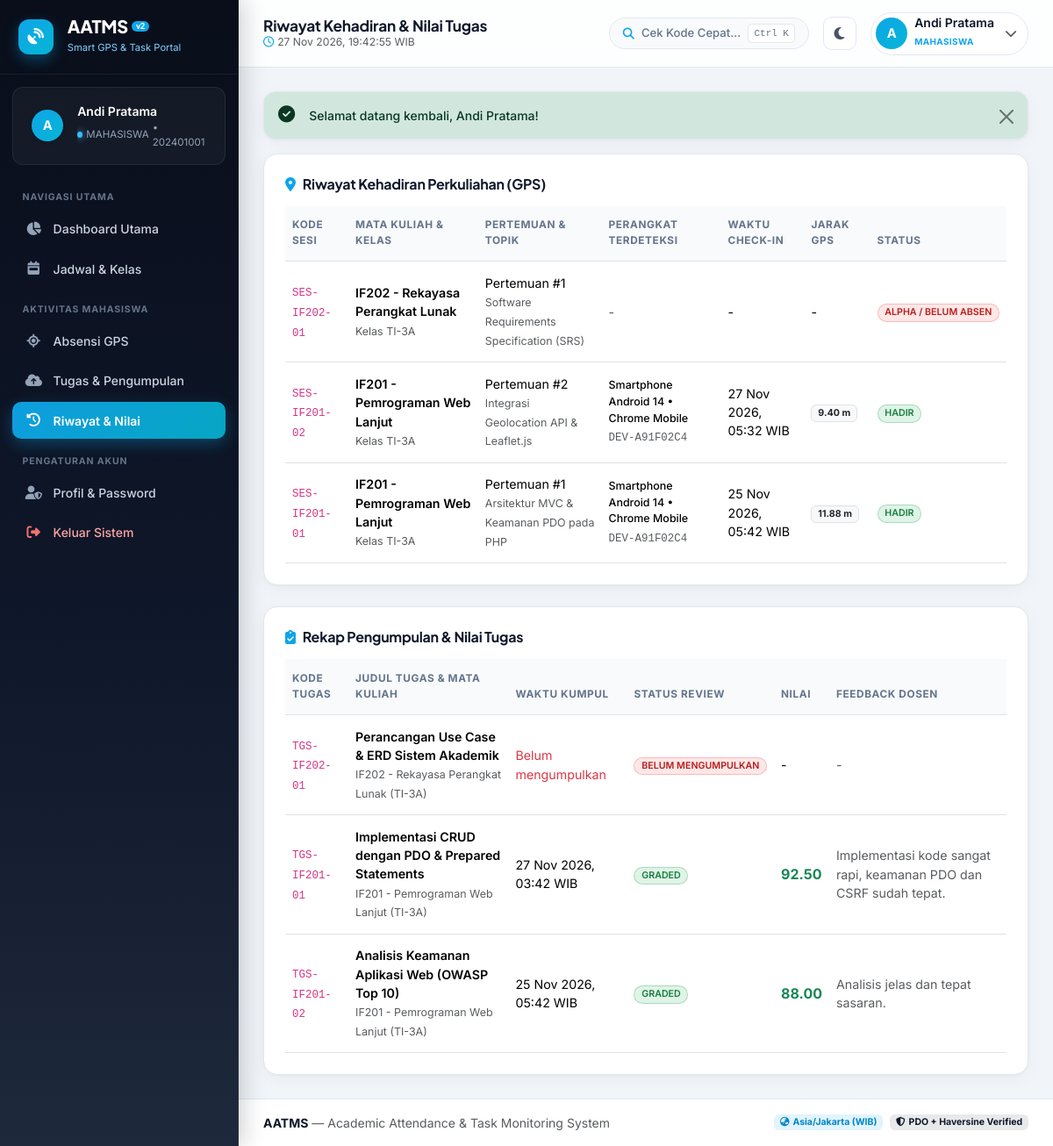
The app's page /public/mahasiswa/history.php (signed in) with its own data.
### tables this page shows
CREATE TABLE `attendance_sessions` (
  `id` INT AUTO_INCREMENT PRIMARY KEY,
  `class_id` INT NOT NULL,
  `dosen_id` INT NOT NULL,
  `session_code` VARCHAR(20) NOT NULL UNIQUE,
  `meeting_number` INT NOT NULL,
  `topic` VARCHAR(255) NOT NULL,
  `target_lat` DECIMAL(10, 8) NOT NULL,
  `target_lng` DECIMAL(11, 8) NOT NULL,
  `radius_meters` INT NOT NULL DEFAULT 100,
  `opened_at` DATETIME NOT NULL,
  `closed_at` DATETIME NOT NULL,
  `status` ENUM('open','closed') NOT NULL DEFAULT 'open',
  CONSTRAINT `fk_att_sessions_class` FOREIGN KEY (`class_id`) REFERENCES `classes`(`id`) ON DELETE CASCADE ON UPDATE CASCADE,
  CONSTRAINT `fk_att_sessions_dosen` FOREIGN KEY (`dosen_id`) REFERENCES `users`(`id`) ON DELETE CASCADE ON UPDATE CASCADE
);

CREATE TABLE `courses` (
  `id` INT AUTO_INCREMENT PRIMARY KEY,
  `course_code` VARCHAR(20) NOT NULL UNIQUE,
  `course_name` VARCHAR(100) NOT NULL,
  `sks` TINYINT NOT NULL,
  `dosen_id` INT NOT NULL,
  `semester_id` INT NOT NULL,
  CONSTRAINT `fk_courses_dosen` FOREIGN KEY (`dosen_id`) REFERENCES `users`(`id`) ON DELETE RESTRICT ON UPDATE CASCADE,
  CONSTRAINT `fk_courses_semester` FOREIGN KEY (`semester_id`) REFERENCES `semesters`(`id`) ON DELETE RESTRICT ON UPDATE CASCADE
);

CREATE TABLE `classes` (
  `id` INT AUTO_INCREMENT PRIMARY KEY,
  `course_id` INT NOT NULL,
  `class_name` VARCHAR(50) NOT NULL,
  `schedule_day` VARCHAR(20) NOT NULL,
  `start_time` TIME NOT NULL,
  `end_time` TIME NOT NULL,
  `room` VARCHAR(50) NOT NULL,
  CONSTRAINT `fk_classes_course` FOREIGN KEY (`course_id`) REFERENCES `courses`(`id`) ON DELETE CASCADE ON UPDATE CASCADE
);

CREATE TABLE `attendances` (
  `id` INT AUTO_INCREMENT PRIMARY KEY,
  `session_id` INT NOT NULL,
  `student_id` INT NOT NULL,
  `check_in_time` DATETIME NOT NULL,
  `student_lat` DECIMAL(10, 8) NOT NULL,
  `student_lng` DECIMAL(11, 8) NOT NULL,
  `distance_meters` DECIMAL(10, 2) NOT NULL,
  `gps_accuracy` DECIMAL(10, 2) DEFAULT NULL,
  `device_info` VARCHAR(180) DEFAULT NULL,
  `device_fingerprint` VARCHAR(64) DEFAULT NULL,
  `ip_address` VARCHAR(45) DEFAULT NULL,
  `status` ENUM('hadir','terlambat','izin','sakit','alpha') NOT NULL DEFAULT 'hadir',
  `location_valid` TINYINT(1) NOT NULL DEFAULT 1,
  UNIQUE KEY `uq_session_student` (`session_id`, `student_id`),
  CONSTRAINT `fk_attendances_session` FOREIGN KEY (`session_id`) REFERENCES `attendance_sessions`(`id`) ON DELETE CASCADE ON UPDATE CASCADE,
  CONSTRAINT `fk_attendances_student` FOREIGN KEY (`student_id`) REFERENCES `users`(`id`) ON DELETE CASCADE ON UPDATE CASCADE
);

CREATE TABLE `tasks` (
  `id` INT AUTO_INCREMENT PRIMARY KEY,
  `class_id` INT NOT NULL,
  `dosen_id` INT NOT NULL,
  `task_code` VARCHAR(25) NOT NULL UNIQUE,
  `title` VARCHAR(150) NOT NULL,
  `description` TEXT NOT NULL,
  `attachment_path` VARCHAR(255) DEFAULT NULL,
  `deadline` DATETIME NOT NULL,
  `created_at` TIMESTAMP NOT NULL DEFAULT CURRENT_TIMESTAMP,
  CONSTRAINT `fk_tasks_class` FOREIGN KEY (`class_id`) REFERENCES `classes`(`id`) ON DELETE CASCADE ON UPDATE CASCADE,
  CONSTRAINT `fk_tasks_dosen` FOREIGN KEY (`dosen_id`) REFERENCES `users`(`id`) ON DELETE CASCADE ON UPDATE CASCADE
);

CREATE TABLE `task_submissions` (
  `id` INT AUTO_INCREMENT PRIMARY KEY,
  `task_id` INT NOT NULL,
  `student_id` INT NOT NULL,
  `text_answer` LONGTEXT DEFAULT NULL,
  `file_path` VARCHAR(255) DEFAULT NULL,
  `file_type` VARCHAR(50) DEFAULT NULL,
  `submitted_at` DATETIME NOT NULL,
  `score` DECIMAL(5, 2) DEFAULT NULL,
  `feedback` TEXT DEFAULT NULL,
  `review_status` ENUM('submitted','reviewed','graded') NOT NULL DEFAULT 'submitted',
  `graded_at` DATETIME DEFAULT NULL,
  UNIQUE KEY `uq_task_student` (`task_id`, `student_id`),
  CONSTRAINT `fk_submissions_task` FOREIGN KEY (`task_id`) REFERENCES `tasks`(`id`) ON DELETE CASCADE ON UPDATE CASCADE,
  CONSTRAINT `fk_submissions_student` FOREIGN KEY (`student_id`) REFERENCES `users`(`id`) ON DELETE CASCADE ON UPDATE CASCADE
);

### includes/functions.php (called while the page is built, shortened)
<?php
function e(?string $str): string
{
    return htmlspecialchars((string)$str, ENT_QUOTES, 'UTF-8');
}
function formatDateTime(?string $datetime, bool $withTime = true): string
{
    $ts = strtotime($datetime);
    $months = [
        1 => 'Jan', 'Feb', 'Mar', 'Apr', 'Mei', 'Jun',
        'Jul', 'Agu', 'Sep', 'Okt', 'Nov', 'Des'
    ];
    $day = date('d', $ts);
    $month = $months[(int)date('n', $ts)] ?? date('M', $ts);
    $year = date('Y', $ts);
    return "$day $month $year, " . date('H:i', $ts) . ' WIB';
}

### public/mahasiswa/history.php (the view, shortened to what this page needs)
<?php
$pdo = getDB();
$user = currentUser();
$studentId = (int)$user['id'];
$attStmt = $pdo->prepare("
    SELECT s.session_code, s.meeting_number, s.topic, s.opened_at, s.radius_meters,
           cl.class_name, c.course_code, c.course_name,
           a.check_in_time, a.distance_meters, a.gps_accuracy, a.device_info, a.device_fingerprint, a.status, a.location_valid
    FROM attendance_sessions s
    JOIN class_enrollments ce ON s.class_id = ce.class_id
    JOIN classes cl ON s.class_id = cl.id
    JOIN courses c ON cl.course_id = c.id
    LEFT JOIN attendances a ON a.session_id = s.id AND a.student_id = ?
    WHERE ce.student_id = ?
    ORDER BY s.opened_at DESC
");
$attStmt->execute([$studentId, $studentId]);
$attendanceHistory = $attStmt->fetchAll();
$taskStmt = $pdo->prepare("
    SELECT t.task_code, t.title, t.deadline,
           cl.class_name, c.course_code, c.course_name,
           ts.submitted_at, ts.score, ts.feedback, ts.review_status
    FROM tasks t
    JOIN class_enrollments ce ON t.class_id = ce.class_id
    JOIN classes cl ON t.class_id = cl.id
    JOIN courses c ON cl.course_id = c.id
    LEFT JOIN task_submissions ts ON ts.task_id = t.id AND ts.student_id = ?
    WHERE ce.student_id = ?
    ORDER BY t.deadline DESC
");
$taskStmt->execute([$studentId, $studentId]);
$taskHistory = $taskStmt->fetchAll();
include __DIR__ . '/../../includes/header.php';
?>
<div class="row g-4">
    <div class="col-12">
        <div class="card-custom p-3 p-md-4">
            <h6 class="fw-bold mb-3"><i class="fa-solid fa-location-dot text-sky me-2"></i>Riwayat Kehadiran Perkuliahan (GPS)</h6>
            <div class="table-responsive">
                <table class="table table-hover align-middle mb-0">
                    <thead>
                        <tr>
                            <th>Kode Sesi</th>
                            <th>Mata Kuliah &amp; Kelas</th>
                            <th>Pertemuan &amp; Topik</th>
                            <th>Perangkat Terdeteksi</th>
                            <th>Waktu Check-In</th>
                            <th>Jarak GPS</th>
                            <th>Status</th>
                        </tr>
                    </thead>
                    <tbody>
                        <?php if (empty($attendanceHistory)): ?>
                            <tr><td colspan="7" class="text-center text-muted py-4">Belum ada riwayat sesi absensi.</td></tr>
                        <?php else: ?>
                            <?php foreach ($attendanceHistory as $ah): ?>
                                <tr>
                                    <td><code><?= e($ah['session_code']) ?></code></td>
                                    <td>
                                        <div class="fw-semibold"><?= e($ah['course_code']) ?> - <?= e($ah['course_name']) ?></div>
                                        <small class="text-muted">Kelas <?= e($ah['class_name']) ?></small>
                                    </td>
                                    <td>
                                        <div>Pertemuan #<?= (int)$ah['meeting_number'] ?></div>
                                        <small class="text-muted"><?= e($ah['topic']) ?></small>
                                    </td>
                                    <td>
                                        <?php if (!empty($ah['device_info'])): ?>
                                            <div class="small fw-medium"><?= e($ah['device_info']) ?></div>
                                            <code class="small text-muted"><?= e($ah['device_fingerprint'] ?? '') ?></code>
                                        <?php else: ?>
                                            <span class="text-muted">-</span>
                                        <?php endif; ?>
                                    </td>
                                    <td class="small"><?= !empty($ah['check_in_time']) ? e(formatDateTime($ah['check_in_time'])) : '-' ?></td>
                                    <td>
                                        <?php if ($ah['distance_meters'] !== null): ?>
                                            <span class="badge bg-light text-dark border"><?= e((string)$ah['distance_meters']) ?> m</span>
                                        <?php else: ?>
                                            -
                                        <?php endif; ?>
                                    </td>
                                    <td>
                                        <?php
                                        $st = $ah['status'] ?? null;
                                        if ($st === 'hadir') {
                                            echo '<span class="badge badge-status-green">HADIR</span>';
                                        } elseif ($st === 'terlambat') {
                                            echo '<span class="badge badge-status-yellow">TERLAMBAT</span>';
                                        } elseif ($st === 'izin' || $st === 'sakit') {
                                            echo '<span class="badge badge-status-blue">' . e(strtoupper($st)) . '</span>';
                                        } else {
                                            echo '<span class="badge badge-status-red">ALPHA / BELUM ABSEN</span>';
                                        }
                                        ?>
                                    </td>
                                </tr>
                            <?php endforeach; ?>
                        <?php endif; ?>
                    </tbody>
                </table>
            </div>
        </div>
    </div>
    <div class="col-12">
        <div class="card-custom p-3 p-md-4">
            <h6 class="fw-bold mb-3"><i class="fa-solid fa-clipboard-check text-sky me-2"></i>Rekap Pengumpulan & Nilai Tugas</h6>
            <div class="table-responsive">
                <table class="table table-hover align-middle mb-0">
                    <thead>
                        <tr>
                            <th>Kode Tugas</th>
                            <th>Judul Tugas & Mata Kuliah</th>
                            <th>Waktu Kumpul</th>
                            <th>Status Review</th>
                            <th>Nilai</th>
                            <th>Feedback Dosen</th>
                        </tr>
                    </thead>
                    <tbody>
                        <?php if (empty($taskHistory)): ?>
                            <tr><td colspan="6" class="text-center text-muted py-4">Belum ada data tugas.</td></tr>
                        <?php else: ?>
                            <?php foreach ($taskHistory as $th): ?>
                                <tr>
                                    <td><code><?= e($th['task_code']) ?></code></td>
                                    <td>
                                        <div class="fw-semibold"><?= e($th['title']) ?></div>
                                        <small class="text-muted"><?= e($th['course_code']) ?> - <?= e($th['course_name']) ?> (<?= e($th['class_name']) ?>)</small>
                                    </td>
                                    <td class="small"><?= !empty($th['submitted_at']) ? e(formatDateTime($th['submitted_at'])) : '<span class="text-danger">Belum mengumpulkan</span>' ?></td>
                                    <td>
                                        <?php if (empty($th['submitted_at'])): ?>
                                            <span class="badge badge-status-red">BELUM MENGUMPULKAN</span>
                                        <?php elseif ($th['review_status'] === 'graded'): ?>
                                            <span class="badge badge-status-green">GRADED</span>
                                        <?php else: ?>
                                            <span class="badge badge-status-yellow">SUBMITTED</span>
                                        <?php endif; ?>
                                    </td>
                                    <td>
                                        <?php if ($th['score'] !== null): ?>
                                            <span class="fw-bold fs-6 text-success"><?= e((string)$th['score']) ?></span>
                                        <?php else: ?>
                                            -
                                        <?php endif; ?>
                                    </td>
                                    <td class="small text-muted"><?= e($th['feedback'] ?? '-') ?></td>
                                </tr>
                            <?php endforeach; ?>
                        <?php endif; ?>
                    </tbody>
                </table>
            </div>
        </div>
    </div>
</div>
<?php include __DIR__ . '/../../includes/footer.php'; ?>

### public/assets/css/style.css (style rules this page uses)
:root { --navy-950: #090E1A; --navy-900: #0F172A; --navy-800: #1E293B; --navy-700: #334155; --sky-400: #38BDF8; --sky-500: #0EA5E9; --sky-600: #0284C7; --cyan-500: #06B6D4; --sky-100: #E0F2FE; --bg-body: #F1F5F9; --bg-surface: #FFFFFF; --bg-surface-alt: #F8FAFC; --bg-topbar: rgba(255, 255, 255, 0.86); --border-subtle: #E2E8F0; --text-primary: #0F172A; --text-secondary: #475569; --text-muted-custom: #64748B; --sidebar-width: 272px; --radius-lg: 16px; --radius-md: 12px; --shadow-soft: 0 4px 20px -2px rgba(15, 23, 42, 0.05), 0 1px 3px rgba(15, 23, 42, 0.03); --shadow-hover: 0 14px 30px -6px rgba(15, 23, 42, 0.09), 0 4px 10px -2px rgba(14, 165, 233, 0.06); }
* { box-sizing: border-box; }
body { font-family: 'Inter', -apple-system, BlinkMacSystemFont, 'Segoe UI', Roboto, sans-serif; background-color: var(--bg-body); color: var(--text-primary); margin: 0; padding: 0; overflow-x: hidden; transition: background-color 0.25s ease, color 0.25s ease; }
h1, h2, h3, h4, h5, h6, .fw-extrabold, .stat-value { font-family: 'Plus Jakarta Sans', 'Inter', sans-serif; letter-spacing: -0.015em; }
.text-sky { color: var(--sky-500) !important; }
.card-custom { background: var(--bg-surface); border: 1px solid var(--border-subtle); border-radius: var(--radius-lg); box-shadow: var(--shadow-soft); transition: box-shadow 0.2s ease, border-color 0.2s ease; }
.badge-status-green { background-color: rgba(22, 163, 74, 0.13); color: #15803D; border: 1px solid rgba(22, 163, 74, 0.28); font-weight: 600; padding: 0.38em 0.72em; border-radius: 999px; }
.badge-status-red { background-color: rgba(239, 68, 68, 0.13); color: #B91C1C; border: 1px solid rgba(239, 68, 68, 0.28); font-weight: 600; padding: 0.38em 0.72em; border-radius: 999px; }
.table th { font-size: 0.74rem; font-weight: 700; text-transform: uppercase; letter-spacing: 0.05em; color: var(--text-muted-custom); background-color: var(--bg-surface-alt); border-bottom-width: 1px; padding-top: 0.85rem; padding-bottom: 0.85rem; }
.table td { vertical-align: middle; font-size: 0.89rem; padding-top: 0.85rem; padding-bottom: 0.85rem; }

### records on screen
attendance_sessions: session_code "SES-IF202-01", courses.course_code "IF202", courses.course_name "Rekayasa Perangkat Lunak", class.class_name "TI-3A", meeting_number "1", topic "Software Requirements Specification (SRS)", shows "ALPHA / BELUM ABSEN"
attendance_sessions: session_code "SES-IF201-02", courses.course_code "IF201", courses.course_name "Pemrograman Web Lanjut", class.class_name "TI-3A", meeting_number "2", topic "Integrasi Geolocation API & Leaflet.js", attendances.device_info "Smartphone Android 14 • Chrome Mobile", attendances.device_fingerprint "DEV-A91F02C4", attendances.check_in_time "27 Nov 2026, 05:32 WIB", attendances.distance_meters "9.40", shows "HADIR"
attendance_sessions: session_code "SES-IF201-01", courses.course_code "IF201", courses.course_name "Pemrograman Web Lanjut", class.class_name "TI-3A", meeting_number "1", topic "Arsitektur MVC & Keamanan PDO pada PHP", attendances.device_info "Smartphone Android 14 • Chrome Mobile", attendances.device_fingerprint "DEV-A91F02C4", attendances.check_in_time "25 Nov 2026, 05:42 WIB", attendances.distance_meters "11.88", shows "HADIR"
tasks: task_code "TGS-IF202-01", title "Perancangan Use Case & ERD Sistem Akademik", courses.course_code "IF202", courses.course_name "Rekayasa Perangkat Lunak", class.class_name "TI-3A", shows "Belum mengumpulkan", shows "BELUM MENGUMPULKAN", feedback "-"
tasks: task_code "TGS-IF201-01", title "Implementasi CRUD dengan PDO & Prepared Statements", courses.course_code "IF201", courses.course_name "Pemrograman Web Lanjut", class.class_name "TI-3A", task_submissions.submitted_at "27 Nov 2026, 03:42 WIB", shows "GRADED", task_submissions.score "92.50", task_submissions.feedback "Implementasi kode sangat rapi, keamanan PDO dan CSRF sudah tepat."
tasks: task_code "TGS-IF201-02", title "Analisis Keamanan Aplikasi Web (OWASP Top 10)", courses.course_code "IF201", courses.course_name "Pemrograman Web Lanjut", class.class_name "TI-3A", task_submissions.submitted_at "25 Nov 2026, 05:42 WIB", shows "GRADED", task_submissions.score "88.00", task_submissions.feedback "Analisis jelas dan tepat sasaran."

### other values on screen
APP_NAME "AATMS"
substr($user['full_name'] ?? 'U', 0, 1) "A"
$user['full_name'] "Andi Pratama"
$role "MAHASISWA"
$user['nim_nidn'] "202401001"
$pageTitle "Riwayat Kehadiran & Nilai Tugas"
$user['role'] "MAHASISWA"
$flash['message'] "Selamat datang kembali, Andi Pratama!"
APP_FULL_NAME "Academic Attendance & Task Monitoring System"
